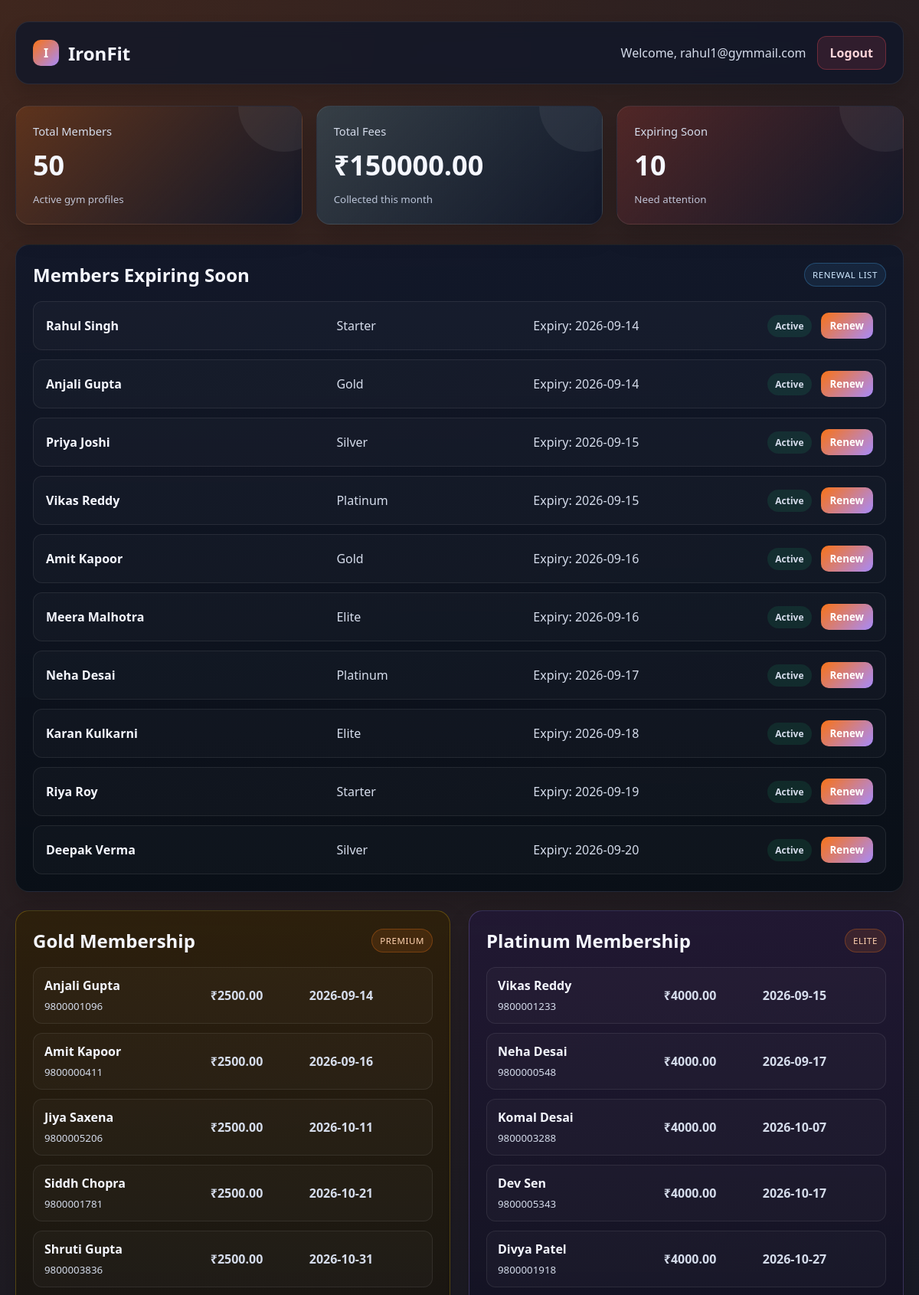
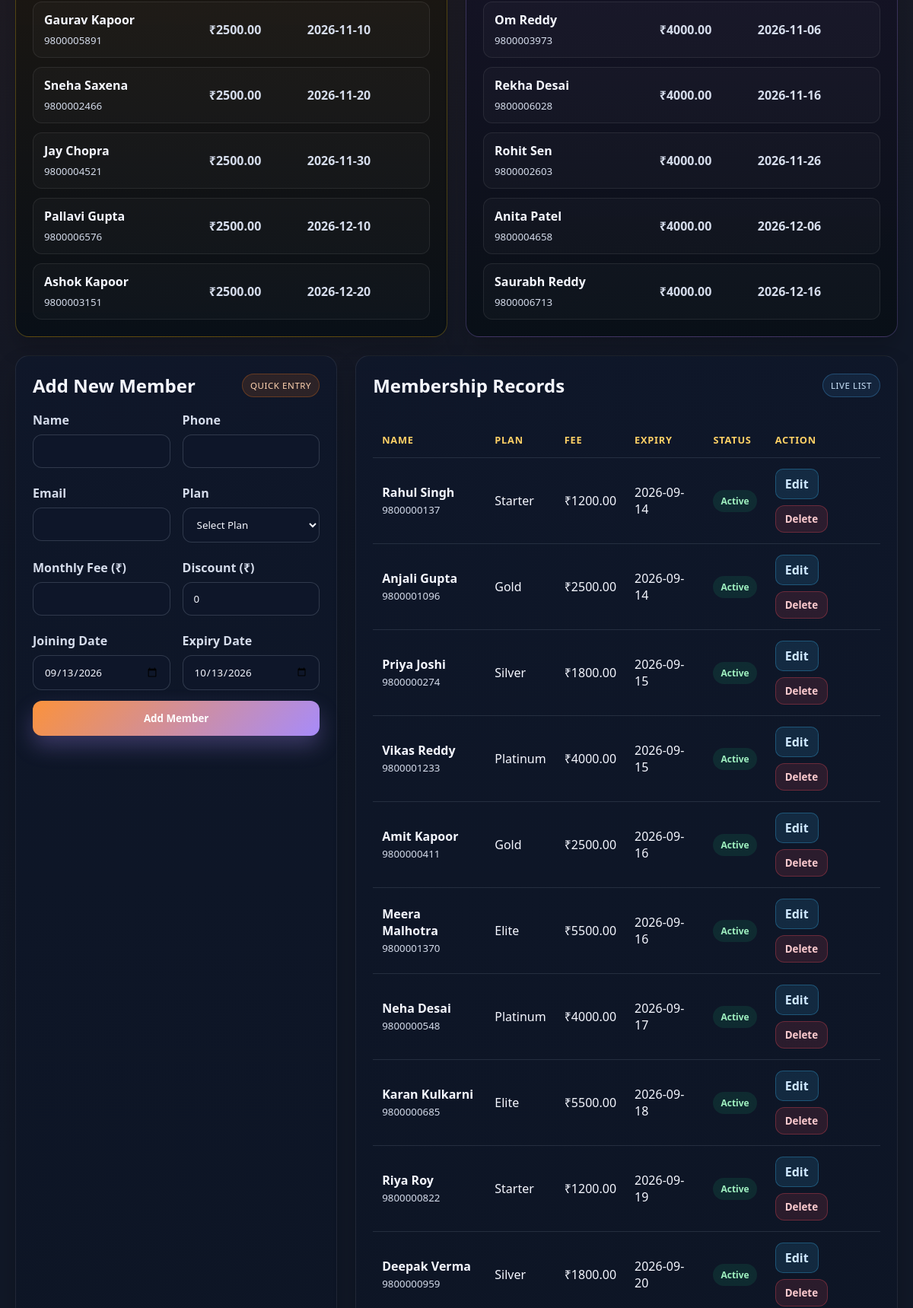
The page /dashboard (signed in, upper part) on the database its author committed (2 pictures, top to bottom).
### tables this page shows
CREATE TABLE members (
                id INTEGER PRIMARY KEY AUTOINCREMENT,
                name TEXT NOT NULL,
                phone TEXT,
                email TEXT,
                plan TEXT NOT NULL,
                fee REAL NOT NULL,
                joining_date TEXT NOT NULL,
                expiry_date TEXT NOT NULL
            , discount REAL DEFAULT 0);

### app.py (the view, shortened to what this page needs)
@app.route("/dashboard", methods=["GET", "POST"])
def dashboard():
    if not session.get("logged_in"):
        return redirect(url_for("login"))
    today = date.today()
    default_joining_date = today.isoformat()
    default_expiry_date = (today + timedelta(days=30)).isoformat()
    with get_db_connection() as conn:
        members = conn.execute("SELECT * FROM members ORDER BY expiry_date ASC").fetchall()
    member_rows = []
    expiring_members = []
    gold_members = []
    platinum_members = []
    total_fee = 0.0
    expiring_soon = 0
    for row in members:
        status = get_member_status(row["expiry_date"])
        expiry = parse_date(row["expiry_date"])
        member_data = {
            "id": row["id"],
            "name": row["name"],
            "phone": row["phone"],
            "email": row["email"],
            "plan": normalize_plan(row["plan"]),
            "fee": row["fee"],
            "discount": row["discount"],
            "joining_date": row["joining_date"],
            "expiry_date": row["expiry_date"],
            "status": status,
        }
        if expiry is not None and expiry <= today + timedelta(days=7) and expiry >= today:
            expiring_soon += 1
            expiring_members.append({
                "id": row["id"],
                "name": row["name"],
                "plan": member_data["plan"],
                "expiry_date": row["expiry_date"],
                "status": status,
            })
        if member_data["plan"] == "Gold":
            gold_members.append(member_data)
        elif member_data["plan"] == "Platinum":
            platinum_members.append(member_data)
        total_fee += float(row["fee"])
        member_rows.append(member_data)
    return render_template(
        "dashboard.html",
        members=member_rows,
        total_members=len(member_rows),
        total_fee=total_fee,
        expiring_soon=expiring_soon,
        expiring_members=expiring_members,
        gold_members=gold_members,
        platinum_members=platinum_members,
        today=today,
        default_joining_date=default_joining_date,
        default_expiry_date=default_expiry_date,
        username=session.get("username", "Admin"),
    )

### app.py (called while the page is built)
def normalize_plan(plan_name):
    if plan_name is None:
        return ""
    plan = plan_name.strip()
    if not plan:
        return ""
    if plan.lower() == "basic":
        return "Starter"
    return plan

def parse_date(value):
    if not value:
        return None
    try:
        return datetime.strptime(value, "%Y-%m-%d").date()
    except ValueError:
        return None

def get_db_connection():
    conn = sqlite3.connect(DB_NAME)
    conn.row_factory = sqlite3.Row
    return conn

def get_member_status(expiry_date):
    today = date.today()
    expiry = parse_date(expiry_date)
    if expiry is None:
        return "Unknown"
    if expiry < today:
        return "Expired"
    if expiry == today:
        return "Expiring Today"
    return "Active"

### templates/dashboard.html (shortened to what this page needs)
<!DOCTYPE html>
<html lang="en">
  <head>
    <link rel="stylesheet" href="{{ url_for('static', filename='style.css') }}" />
  </head>
  <body class="dashboard-page">
    <nav class="topbar">
      <div class="brand-mini">
        <span class="brand-mark">I</span>
        <h2>IronFit</h2>
      </div>
      <div class="nav-right">
        <span>Welcome, {{ username }}</span>
        <a href="{{ url_for('logout') }}" class="logout-btn">Logout</a>
      </div>
    </nav>
    <div class="container">
      <section class="summary-grid">
        <div class="card accent-orange">
          <p>Total Members</p>
          <h3>{{ total_members }}</h3>
          <small>Active gym profiles</small>
        </div>
        <div class="card accent-blue">
          <p>Total Fees</p>
          <h3>₹{{ '%.2f' % total_fee }}</h3>
          <small>Collected this month</small>
        </div>
        <div class="card accent-red">
          <p>Expiring Soon</p>
          <h3>{{ expiring_soon }}</h3>
          <small>Need attention</small>
        </div>
      </section>
      <section class="expiring-panel panel">
        <div class="panel-head">
          <h3>Members Expiring Soon</h3>
          <span class="chip soft">Renewal list</span>
        </div>
        {% if expiring_members %}
          <ul class="expiring-list">
            {% for member in expiring_members %}
              <li>
                <strong>{{ member.name }}</strong>
                <span>{{ member.plan }}</span>
                <span>Expiry: {{ member.expiry_date }}</span>
                <span class="status status-{{ member.status.lower().replace(' ', '-') }}">{{ member.status }}</span>
                <form method="POST" action="{{ url_for('renew_member', member_id=member.id) }}">
                  <button type="submit" class="renew-btn">Renew</button>
                </form>
              </li>
            {% endfor %}
          </ul>
        {% else %}
          <p class="empty-state">No members are expiring in the next 7 days.</p>
        {% endif %}
      </section>
      <section class="plan-sections">
        <div class="panel plan-block gold-block">
          <div class="panel-head">
            <h3>Gold Membership</h3>
            <span class="chip gold-chip">Premium</span>
          </div>
          {% if gold_members %}
            <ul class="member-plan-list">
              {% for member in gold_members %}
                <li>
                  <div>
                    <strong>{{ member.name }}</strong>
                    <small>{{ member.phone }}</small>
                  </div>
                  <span>₹{{ '%.2f' % member.fee }}</span>
                  <span>{{ member.expiry_date }}</span>
                </li>
              {% endfor %}
            </ul>
          {% else %}
            <p class="empty-state">No Gold members yet.</p>
          {% endif %}
        </div>
        <div class="panel plan-block platinum-block">
          <div class="panel-head">
            <h3>Platinum Membership</h3>
            <span class="chip platinum-chip">Elite</span>
          </div>
          {% if platinum_members %}
            <ul class="member-plan-list">
              {% for member in platinum_members %}
                <li>
                  <div>
                    <strong>{{ member.name }}</strong>
                    <small>{{ member.phone }}</small>
                  </div>
                  <span>₹{{ '%.2f' % member.fee }}</span>
                  <span>{{ member.expiry_date }}</span>
                </li>
              {% endfor %}
            </ul>
          {% else %}
            <p class="empty-state">No Platinum members yet.</p>
          {% endif %}
        </div>
      </section>
      <section class="main-grid">
        <div class="panel form-panel">
          <div class="panel-head">
            <h3>Add New Member</h3>
            <span class="chip">Quick Entry</span>
          </div>
          <form method="POST" action="{{ url_for('dashboard') }}">
            <div class="form-grid">
              <div>
                <label>Name</label>
                <input type="text" name="name" required />
              </div>
              <div>
                <label>Phone</label>
                <input type="text" name="phone" />
              </div>
              <div>
                <label>Email</label>
                <input type="email" name="email" />
              </div>
              <div>
                <label>Plan</label>
                <select name="plan" required>
                  <option value="">Select Plan</option>
                </select>
              </div>
              <div>
                <label>Monthly Fee (₹)</label>
                <input type="number" name="fee" min="0" step="0.01" required />
              </div>
              <div>
                <label>Discount (₹)</label>
                <input type="number" name="discount" min="0" step="0.01" value="0" />
              </div>
              <div>
                <label>Joining Date</label>
                <input type="date" name="joining_date" value="{{ default_joining_date }}" required />
              </div>
              <div>
                <label>Expiry Date</label>
                <input type="date" name="expiry_date" value="{{ default_expiry_date }}" required />
              </div>
            </div>
            <button type="submit" class="submit-btn">Add Member</button>
          </form>
        </div>
        <div class="panel table-panel">
          <div class="panel-head">
            <h3>Membership Records</h3>
            <span class="chip soft">Live List</span>
          </div>
          <div class="table-wrap">
            <table>
              <thead>
                <tr>
                  <th>Name</th>
                  <th>Plan</th>
                  <th>Fee</th>
                  <th>Expiry</th>
                  <th>Status</th>
                  <th>Action</th>
                </tr>
              </thead>
              <tbody>
                {% if members %}
                  {% for member in members %}
                    <tr>
                      <td>
                        <strong>{{ member.name }}</strong><br />
                        <small>{{ member.phone }}</small>
                      </td>
                      <td>{{ member.plan }}</td>
                      <td>₹{{ '%.2f' % member.fee }}</td>
                      <td>{{ member.expiry_date }}</td>
                      <td>
                        <span class="status status-{{ member.status.lower().replace(' ', '-') }}">
                          {{ member.status }}
                        </span>
                      </td>
                      <td>
                        <div class="action-group">
                          <a href="{{ url_for('edit_member', member_id=member.id) }}" class="edit-btn">Edit</a>
                          <form method="POST" action="{{ url_for('delete_member', member_id=member.id) }}">
                            <button class="delete-btn" type="submit">Delete</button>
                          </form>
                        </div>
                      </td>
                    </tr>
                  {% endfor %}
                {% else %}
                  <tr>
                    <td colspan="6" class="empty-state">No members found. Add a new member.</td>
                  </tr>
                {% endif %}
              </tbody>
            </table>
          </div>
        </div>
      </section>
    </div>
  </body>
</html>

### rows shown on the page
members: email "rahul1@gymmail.com", name "Rahul Singh", plan "Starter", expiry_date "2026-09-14", status "Active", phone "9800000137", fee "1200.00"
members: name "Anjali Gupta", plan "Gold", expiry_date "2026-09-14", status "Active", phone "9800001096", fee "2500.00"
members: name "Priya Joshi", plan "Silver", expiry_date "2026-09-15", status "Active", phone "9800000274", fee "1800.00"
members: name "Vikas Reddy", plan "Platinum", expiry_date "2026-09-15", status "Active", phone "9800001233", fee "4000.00"
members: name "Amit Kapoor", plan "Gold", expiry_date "2026-09-16", status "Active", phone "9800000411", fee "2500.00"
members: name "Meera Malhotra", plan "Elite", expiry_date "2026-09-16", status "Active", phone "9800001370", fee "5500.00"
members: name "Neha Desai", plan "Platinum", expiry_date "2026-09-17", status "Active", phone "9800000548", fee "4000.00"
members: name "Karan Kulkarni", plan "Elite", expiry_date "2026-09-18", status "Active", phone "9800000685", fee "5500.00"
members: name "Riya Roy", plan "Starter", expiry_date "2026-09-19", status "Active", phone "9800000822", fee "1200.00"
members: name "Deepak Verma", plan "Silver", expiry_date "2026-09-20", status "Active", phone "9800000959", fee "1800.00"
members: name "Jiya Saxena", phone "9800005206", fee "2500.00", expiry_date "2026-10-11"
members: name "Siddh Chopra", phone "9800001781", fee "2500.00", expiry_date "2026-10-21"
members: name "Shruti Gupta", phone "9800003836", fee "2500.00", expiry_date "2026-10-31"
members: name "Gaurav Kapoor", phone "9800005891", fee "2500.00", expiry_date "2026-11-10"
members: name "Sneha Saxena", phone "9800002466", fee "2500.00", expiry_date "2026-11-20"
members: name "Jay Chopra", phone "9800004521", fee "2500.00", expiry_date "2026-11-30"
members: name "Pallavi Gupta", phone "9800006576", fee "2500.00", expiry_date "2026-12-10"
members: name "Ashok Kapoor", phone "9800003151", fee "2500.00", expiry_date "2026-12-20"
members: name "Komal Desai", phone "9800003288", fee "4000.00", expiry_date "2026-10-07"
members: name "Dev Sen", phone "9800005343", fee "4000.00", expiry_date "2026-10-17"
members: name "Divya Patel", phone "9800001918", fee "4000.00", expiry_date "2026-10-27"
members: name "Om Reddy", phone "9800003973", fee "4000.00", expiry_date "2026-11-06"
members: name "Rekha Desai", phone "9800006028", fee "4000.00", expiry_date "2026-11-16"
members: name "Rohit Sen", phone "9800002603", fee "4000.00", expiry_date "2026-11-26"
members: name "Anita Patel", phone "9800004658", fee "4000.00", expiry_date "2026-12-06"
members: name "Saurabh Reddy", phone "9800006713", fee "4000.00", expiry_date "2026-12-16"

### other values the page prints
{{ total_members }} "50"
{{ '%.2f' % total_fee }} "150000.00"
{{ expiring_soon }} "10"
